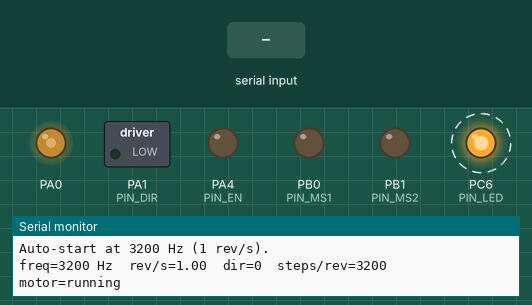
Recording of a program running on a simulated STM32 Blue Pill. On the bench: switched loads named in the program (green lamp = pin HIGH), output pins drawn as LEDs (lit = HIGH), the last lines printed to the serial monitor. Dashed ring = blinking. Inputs (shaded band) come from the test bench.

Above: at 1.7 s.
1.8 s: "d\n" received over Serial
At 2.79 s:
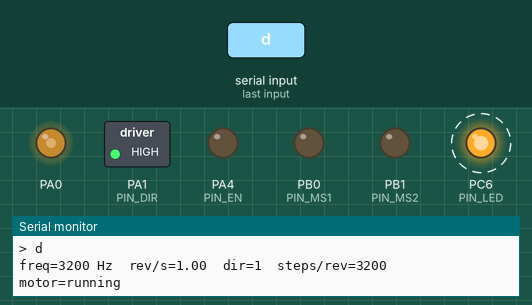
4.8 s: "s\n" received over Serial
7.8 s: "x\n" received over Serial
Timing chart, 0 to 16.8 s (numbered marks = the images above; inputs shaded):
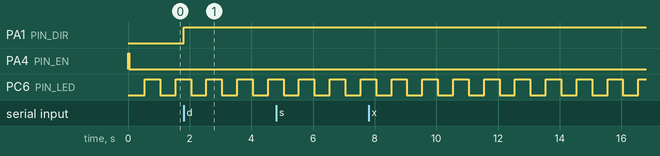

Measured:
- after the input at 1.8 s, PA1 (PIN_DIR): LOW → HIGH at once
- by itself, PC6 (PIN_LED): alternates HIGH for 0.50 s and LOW for 0.50 s

The program:

main.cpp
```cpp
// ---------------------------------------------------------------------------
// TMC2209 step/direction spin test for the WeAct Studio STM32G474CEU6 board.
//
// The MCU talks to a BIGTREETECH TMC2209 V1.3 StepStick over a single-wire
// UART, configures the driver, and generates STEP pulses with TIM2 channel 1.
// A USB CDC console on the native USB port controls the motor.
//
// Wiring (fixed):
//   PA0  -> STEP        PA1 -> DIR        PA4 -> EN (active low)
//   PA2  -> USART2_TX   -> 1k -> PDN_UART (module RX)
//   PA3  -> USART2_RX   -> PDN_UART (same node)
//   PB0  -> MS1 (low)   PB1 -> MS2 (low)  => UART node address 0
//   PB10 -> DIAG        PB11 -> INDEX     (not used here)
//   PC6  -> on-board LED (active high)
//
// VREF must be 1.68 V for about 1.19 A RMS with 0.11 ohm sense resistors.
// ---------------------------------------------------------------------------

#include <Arduino.h>

namespace {

// ------------------------------------------------------------------- pins --
constexpr pin_size_t PIN_STEP = PA0;      // TIM2_CH1
constexpr pin_size_t PIN_DIR = PA1;
constexpr pin_size_t PIN_EN = PA4;        // active low
constexpr pin_size_t PIN_TMC_RX = PA3;    // USART2_RX
constexpr pin_size_t PIN_TMC_TX = PA2;    // USART2_TX
constexpr pin_size_t PIN_MS1 = PB0;       // drive low for address 0
constexpr pin_size_t PIN_MS2 = PB1;       // drive low for address 0
constexpr pin_size_t PIN_LED = PC6;       // active high

// ----------------------------------------------------------------- motion --
constexpr uint32_t STEPS_PER_REV = 3200;  // 200 full steps x 16 microsteps
constexpr uint32_t FREQ_START_HZ = 3200;  // 1 rev/s
constexpr uint32_t FREQ_MIN_HZ = 100;
constexpr uint32_t FREQ_MAX_HZ = 20000;
constexpr uint32_t LED_BLINK_MS = 500;

// ------------------------------------------------------------- TMC2209 UART --
constexpr uint8_t TMC_SYNC = 0x05;
constexpr uint8_t TMC_ADDR = 0x00;        // MS1 = MS2 = 0
constexpr uint8_t TMC_REPLY_ADDR = 0xFF;  // master address in a read reply
constexpr uint8_t TMC_WRITE_BIT = 0x80;
constexpr uint32_t TMC_ECHO_TIMEOUT_MS = 5;
constexpr uint32_t TMC_REPLY_TIMEOUT_MS = 20;

constexpr uint8_t REG_GCONF = 0x00;
constexpr uint8_t REG_IOIN = 0x06;
constexpr uint8_t REG_IHOLD_IRUN = 0x10;
constexpr uint8_t REG_TPOWERDOWN = 0x11;
constexpr uint8_t REG_TPWMTHRS = 0x13;
constexpr uint8_t REG_CHOPCONF = 0x6C;
constexpr uint8_t REG_DRV_STATUS = 0x6F;

// I_scale_analog = 1 (keep the VREF pot), pdn_disable = 1,
// mstep_reg_select = 1, multistep_filt = 1.
constexpr uint32_t GCONF_VALUE = 0x000001C1;
// IHOLDDELAY = 6, IRUN = 31, IHOLD = 16.
constexpr uint32_t IHOLD_IRUN_VALUE = (6UL << 16) | (31UL << 8) | 16UL;
constexpr uint32_t TPOWERDOWN_VALUE = 20;
// TOFF = 3, HSTRT = 5, HEND = 0, TBL = 2, VSENSE = 0,
// MRES = 4 (16 microsteps), INTPOL = 1.
constexpr uint32_t CHOPCONF_VALUE = 0x14010053;
constexpr uint32_t TPWMTHRS_VALUE = 0;    // StealthChop at all speeds

constexpr uint8_t TMC2209_VERSION = 0x21;

// ---------------------------------------------------------------- objects --
HardwareTimer step_timer(TIM2);
Uart tmc(PIN_TMC_RX, PIN_TMC_TX);  // rx, tx

uint32_t step_freq_hz = FREQ_START_HZ;
bool motor_running = false;
bool dir_high = false;

// ------------------------------------------------------------- TMC2209 CRC --
// CRC-8, polynomial 0x07, initial value 0, over every byte except the CRC.
// The TMC2209 datasheet (rev 1.09, section 4.2) and the official TMC-API
// process the bits of each byte LSB first. This is not the common MSB-first
// CRC-8 variant. Test vector: a GCONF read request at node 0 is
// 05 00 00 48.
uint8_t tmcCrc(const uint8_t *data, size_t length)
{
  uint8_t crc = 0;
  for (size_t i = 0; i < length; i++) {
    uint8_t current = data[i];
    for (uint8_t bit = 0; bit < 8; bit++) {
      if ((crc >> 7) ^ (current & 0x01)) {
        crc = static_cast<uint8_t>((crc << 1) ^ 0x07);
      } else {
        crc = static_cast<uint8_t>(crc << 1);
      }
      current = static_cast<uint8_t>(current >> 1);
    }
  }
  return crc;
}

// ------------------------------------------------------------- serial input --
// Read exactly length bytes, bounded by an absolute deadline. Returns false
// on timeout instead of blocking forever.
bool readBytes(Uart &port, uint8_t *buffer, size_t length, uint32_t timeout_ms)
{
  const uint32_t start_ms = millis();
  size_t received = 0;

  while (received < length) {
    if (port.available() > 0) {
      buffer[received++] = static_cast<uint8_t>(port.read());
    } else if ((millis() - start_ms) >= timeout_ms) {
      return false;
    }
  }
  return true;
}

void drainInput()
{
  while (tmc.available() > 0) {
    (void)tmc.read();
  }
}

// ---------------------------------------------------------------- TMC2209 IO --
// Write datagram: sync, address, register | 0x80, data 31:0, CRC (8 bytes).
// The transmit line is echoed back on RX, so discard 8 echoed bytes.
bool tmcWrite(uint8_t reg, uint32_t value)
{
  uint8_t frame[8];
  frame[0] = TMC_SYNC;
  frame[1] = TMC_ADDR;
  frame[2] = static_cast<uint8_t>(reg | TMC_WRITE_BIT);
  frame[3] = static_cast<uint8_t>(value >> 24);
  frame[4] = static_cast<uint8_t>(value >> 16);
  frame[5] = static_cast<uint8_t>(value >> 8);
  frame[6] = static_cast<uint8_t>(value);
  frame[7] = tmcCrc(frame, 7);

  drainInput();
  tmc.write(frame, sizeof(frame));
  tmc.flush();

  uint8_t echo[8];
  return readBytes(tmc, echo, sizeof(echo), TMC_ECHO_TIMEOUT_MS);
}

// Read request: sync, address, register, CRC (4 bytes). The reply is
// sync, 0xFF, register, data 31:0, CRC (8 bytes).
bool tmcRead(uint8_t reg, uint32_t &value)
{
  uint8_t request[4];
  request[0] = TMC_SYNC;
  request[1] = TMC_ADDR;
  request[2] = reg;
  request[3] = tmcCrc(request, 3);

  drainInput();
  tmc.write(request, sizeof(request));
  tmc.flush();

  uint8_t echo[4];
  if (!readBytes(tmc, echo, sizeof(echo), TMC_ECHO_TIMEOUT_MS)) {
    return false;
  }

  uint8_t reply[8];
  if (!readBytes(tmc, reply, sizeof(reply), TMC_REPLY_TIMEOUT_MS)) {
    return false;
  }

  if (reply[0] != TMC_SYNC || reply[1] != TMC_REPLY_ADDR || reply[2] != reg) {
    return false;
  }
  if (tmcCrc(reply, 7) != reply[7]) {
    return false;
  }

  value = (static_cast<uint32_t>(reply[3]) << 24) |
          (static_cast<uint32_t>(reply[4]) << 16) |
          (static_cast<uint32_t>(reply[5]) << 8) |
          static_cast<uint32_t>(reply[6]);
  return true;
}

// ------------------------------------------------------------------ output --
void printHex32(uint32_t value)
{
  Serial.print("0x");
  for (int8_t shift = 28; shift >= 0; shift -= 4) {
    const uint8_t nibble = static_cast<uint8_t>((value >> shift) & 0x0F);
    Serial.print(static_cast<char>(nibble < 10 ? ('0' + nibble)
                                               : ('A' + nibble - 10)));
  }
}

void printState()
{
  // Show rev/s without floating point printf support.
  const uint32_t rev_per_s_x100 = (step_freq_hz * 100UL) / STEPS_PER_REV;
  const uint32_t rev_frac = rev_per_s_x100 % 100UL;

  Serial.print("freq=");
  Serial.print(step_freq_hz);
  Serial.print(" Hz  rev/s=");
  Serial.print(rev_per_s_x100 / 100UL);
  Serial.print('.');
  if (rev_frac < 10) {
    Serial.print('0');
  }
  Serial.print(rev_frac);
  Serial.print("  dir=");
  Serial.print(dir_high ? 1 : 0);
  Serial.print("  steps/rev=");
  Serial.print(STEPS_PER_REV);
  Serial.print("  motor=");
  Serial.println(motor_running ? "running" : "stopped");
}

void printHelp()
{
  Serial.println("Commands:");
  Serial.println("  s  start (resume STEP pulses)");
  Serial.println("  x  stop (pause STEP pulses, driver stays enabled)");
  Serial.println("  +  step frequency x 1.25 (max 20000 Hz)");
  Serial.println("  -  step frequency / 1.25 (min 100 Hz)");
  Serial.println("  d  toggle DIR");
  Serial.println("  i  show state and read DRV_STATUS (0x6F)");
  Serial.println("  h  show this list");
  Serial.println("  ?  same as h");
}

void printBanner()
{
  Serial.println();
  Serial.println("TMC2209 NEMA-17 spin test");
  Serial.println("Board: WeAct STM32G474CEU6, TIM2_CH1 STEP on PA0");
  Serial.println("STEP=PA0  DIR=PA1  EN=PA4 (active low)");
  Serial.println("UART: PA2 TX -> 1k -> PDN_UART, PA3 RX on the same node");
  Serial.println("MS1=PB0 low, MS2=PB1 low, UART address 0");
  Serial.println("3200 steps/rev (16 microsteps), 200 full steps/rev");
  Serial.println("VREF must be 1.68 V for about 1.19 A RMS (0.11 ohm sense)");
  Serial.println("Type h or ? for the command list.");
}

// ----------------------------------------------------------------- control --
// Reapply the PWM frequency. setPWM() restarts the timer, so pause it again
// when the motor is meant to stay stopped.
void applyStepFrequency()
{
  step_timer.setPWM(1, PIN_STEP, step_freq_hz, 50);
  if (!motor_running) {
    step_timer.pause();
  }
}

void startMotor()
{
  if (!motor_running) {
    step_timer.resume();
    motor_running = true;
  }
}

void stopMotor()
{
  if (motor_running) {
    step_timer.pause();
    motor_running = false;
  }
}

void configureDriver()
{
  bool uart_ok = true;

  if (!tmcWrite(REG_GCONF, GCONF_VALUE)) {
    uart_ok = false;
  }
  if (!tmcWrite(REG_IHOLD_IRUN, IHOLD_IRUN_VALUE)) {
    uart_ok = false;
  }
  if (!tmcWrite(REG_TPOWERDOWN, TPOWERDOWN_VALUE)) {
    uart_ok = false;
  }
  if (!tmcWrite(REG_CHOPCONF, CHOPCONF_VALUE)) {
    uart_ok = false;
  }
  if (!tmcWrite(REG_TPWMTHRS, TPWMTHRS_VALUE)) {
    uart_ok = false;
  }

  if (!uart_ok) {
    Serial.println("WARN: UART echo timeout while writing registers.");
    Serial.println("WARN: check PA2/PA3, the 1k resistor, and 3V3 on VIO.");
  }

  uint32_t ioin = 0;
  if (!tmcRead(REG_IOIN, ioin)) {
    Serial.println("WARN: no valid reply to IOIN read.");
    Serial.println("WARN: driver may be absent, unpowered, or on another node.");
    Serial.println("WARN: firmware continues without driver identification.");
    return;
  }

  const uint8_t version = static_cast<uint8_t>((ioin >> 24) & 0xFF);
  Serial.print("TMC2209 IOIN = ");
  printHex32(ioin);
  Serial.print("  version = ");
  printHex32(version);
  Serial.println();

  if (version == TMC2209_VERSION) {
    Serial.println("Driver detected: TMC2209.");
  } else {
    Serial.print("WARN: unexpected driver version, expected 0x21, got ");
    printHex32(version);
    Serial.println();
  }
}

void handleCommand(char command, bool &show_drv_status)
{
  switch (command) {
    case 's':
      startMotor();
      break;

    case 'x':
      stopMotor();
      break;

    case '+': {
      uint32_t next = (step_freq_hz * 5UL) / 4UL;
      if (next > FREQ_MAX_HZ) {
        next = FREQ_MAX_HZ;
      }
      if (next != step_freq_hz) {
        step_freq_hz = next;
        applyStepFrequency();
      }
      break;
    }

    case '-': {
      uint32_t next = (step_freq_hz * 4UL) / 5UL;
      if (next < FREQ_MIN_HZ) {
        next = FREQ_MIN_HZ;
      }
      if (next != step_freq_hz) {
        step_freq_hz = next;
        applyStepFrequency();
      }
      break;
    }

    case 'd':
      dir_high = !dir_high;
      digitalWrite(PIN_DIR, dir_high ? HIGH : LOW);
      break;

    case 'i':
      show_drv_status = true;
      break;

    case 'h':
    case '?':
      printHelp();
      break;

    default:
      Serial.print("Unknown command: ");
      Serial.println(command);
      printHelp();
      break;
  }
}

}  // namespace

// -------------------------------------------------------------------- setup --
void setup()
{
  // Hold the driver disabled before the pin becomes an output. The output
  // data register is set first, so enabling the output driver cannot create
  // a low pulse on EN.
  digitalWrite(PIN_EN, HIGH);
  pinMode(PIN_EN, OUTPUT);
  digitalWrite(PIN_EN, HIGH);

  // LED off (active high).
  digitalWrite(PIN_LED, LOW);
  pinMode(PIN_LED, OUTPUT);

  // MS1 and MS2 low select UART node address 0.
  digitalWrite(PIN_MS1, LOW);
  pinMode(PIN_MS1, OUTPUT);
  digitalWrite(PIN_MS2, LOW);
  pinMode(PIN_MS2, OUTPUT);

  // Native USB CDC. Do not wait for the host.
  Serial.begin(115200);

  // TMC2209 single-wire UART: 115200 baud, 8N1.
  tmc.begin(115200, SERIAL_8N1);

  // Give the driver UART time to wake before the first write.
  delay(10);

  // Direction starts low.
  dir_high = false;
  digitalWrite(PIN_DIR, LOW);
  pinMode(PIN_DIR, OUTPUT);

  // Configure 50 percent duty PWM on PA0/TIM2_CH1, then keep it stopped
  // until the driver is configured and enabled.
  step_timer.pause();
  step_timer.setPWM(1, PIN_STEP, step_freq_hz, 50);
  step_timer.pause();
  motor_running = false;

  printBanner();

  configureDriver();

  // Enable the driver, let it settle, then start at 1 rev/s.
  digitalWrite(PIN_EN, LOW);
  delay(500);

  // The timer already runs at FREQ_START_HZ with 50 percent duty, so a
  // resume gives a clean start without extra edges.
  step_freq_hz = FREQ_START_HZ;
  startMotor();

  Serial.print("Auto-start at ");
  Serial.print(step_freq_hz);
  Serial.println(" Hz (1 rev/s).");
  printState();
}

// --------------------------------------------------------------------- loop --
void loop()
{
  static uint32_t last_blink_ms = 0;
  static bool led_on = false;

  if ((millis() - last_blink_ms) >= LED_BLINK_MS) {
    last_blink_ms = millis();
    led_on = !led_on;
    digitalWrite(PIN_LED, led_on ? HIGH : LOW);
  }

  if (Serial.available() > 0) {
    const char command = static_cast<char>(Serial.read());

    // Ignore CR and LF so a terminal that sends CRLF does not produce
    // unknown-command messages.
    if (command == '\r' || command == '\n') {
      return;
    }

    Serial.print("> ");
    Serial.println(command);

    bool show_drv_status = false;
    handleCommand(command, show_drv_status);

    printState();

    if (show_drv_status) {
      uint32_t status = 0;
      if (tmcRead(REG_DRV_STATUS, status)) {
        Serial.print("DRV_STATUS = ");
        printHex32(status);
        Serial.println();
      } else {
        Serial.println("DRV_STATUS read failed (UART timeout or bad reply).");
      }
    }
  }
}
```
